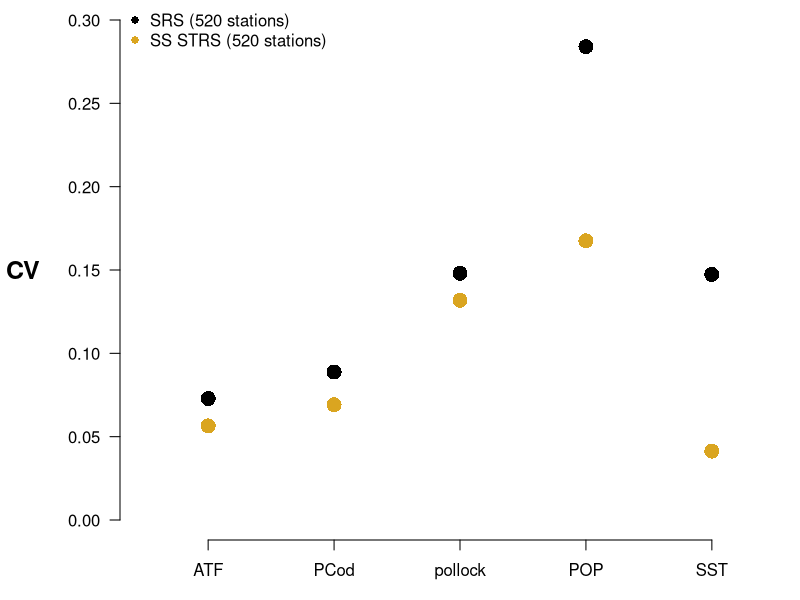
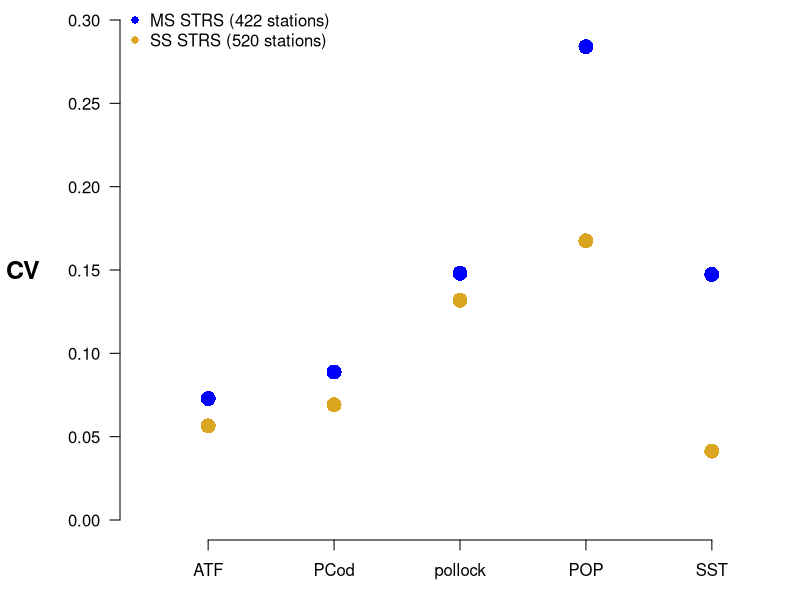
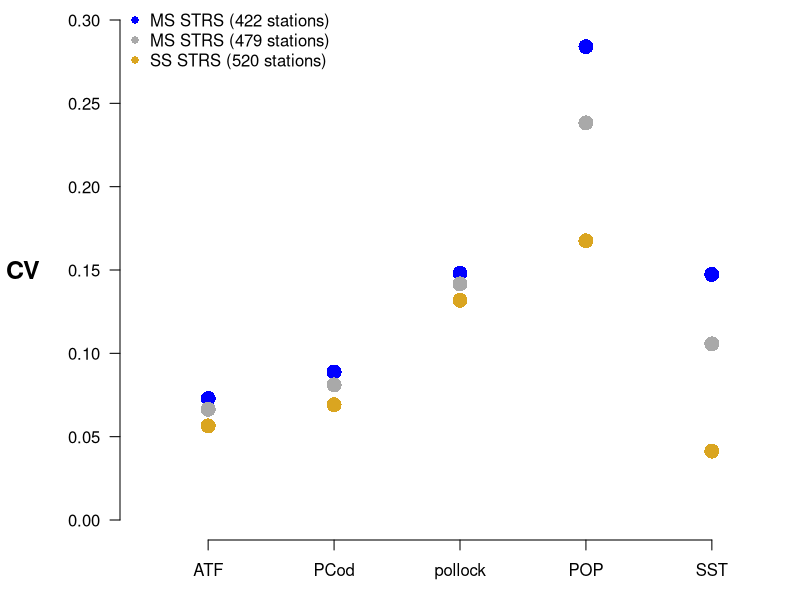
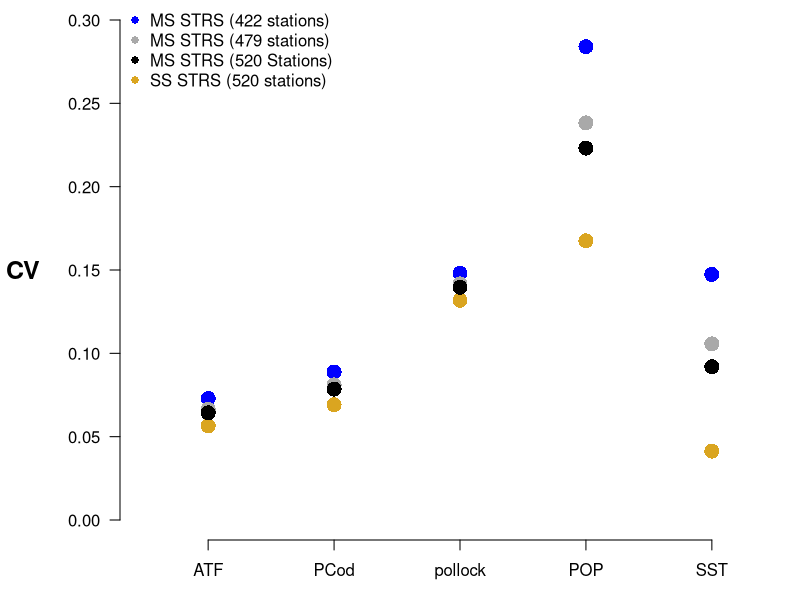

Write the R code that produced these figures, in order.
data <- read.csv("presentations/2023/RSCRUGS/bethel_algorithm.csv")


png(filename = "presentations/2023/RSCRUGS/plot0.png",
    width = 5, height = 6, units = "in", res = 500)
par(mar = c(3, 6, 0, 0))
plot(1, type = "n", xlim = c(0.5, 5.5), ylim = c(0, 0.3),
     axes = F, ann = F)
axis(side = 2, las = 1, cex = 1.5)
axis(side = 1, at = 1:5, cex = 1.5,
     labels = c("ATF", "PCod", "pollock", "POP", "SST"))
mtext(side = 2, "CV", las = 1, 4, font = 2, cex = 1.5)

points(data$CV[data$sampling.type == "SRS"],
       pch = 16, cex = 2)
points(data$CV[data$sampling.type == "single-species STRS"],
       pch = 16, col = "goldenrod", cex = 2)
legend("topleft", pch = 16, bty = "n",
       legend = c("SRS (520 stations)",
                  "SS STRS (520 stations)"),
       col = c("black", "goldenrod"))
dev.off()

png(filename = "presentations/2023/RSCRUGS/plot1.png",
    width = 5, height = 6, units = "in", res = 500)
par(mar = c(3, 6, 0, 0))
plot(1, type = "n", xlim = c(0.5, 5.5), ylim = c(0, 0.3),
     axes = F, ann = F)
axis(side = 2, las = 1, cex = 1.5)
axis(side = 1, at = 1:5, cex = 1.5,
     labels = c("ATF", "PCod", "pollock", "POP", "SST"))
mtext(side = 2, "CV", las = 1, 4, font = 2, cex = 1.5)
points(data$CV[data$sampling.type == "multi-species STRS" &
                 data$n == 422], cex = 2,
       pch = 16, col = "blue")
points(data$CV[data$sampling.type == "single-species STRS"],
       pch = 16, col = "goldenrod", cex = 2)
legend("topleft", pch = 16, bty = "n",
       legend = c("MS STRS (422 stations)",
                  "SS STRS (520 stations)"),
       col = c("blue", "goldenrod"))
dev.off()



png(filename = "presentations/2023/RSCRUGS/plot2.png",
    width = 5, height = 6, units = "in", res = 500)
par(mar = c(3, 6, 0, 0))
plot(1, type = "n", xlim = c(0.5, 5.5), ylim = c(0, 0.3),
     axes = F, ann = F)
axis(side = 2, las = 1, cex = 1.5)
axis(side = 1, at = 1:5, cex = 1.5,
     labels = c("ATF", "PCod", "pollock", "POP", "SST"))
mtext(side = 2, "CV", las = 1, 4, font = 2, cex = 1.5)
points(data$CV[data$sampling.type == "multi-species STRS" &
                 data$n == 422], cex = 2,
       pch = 16, col = "blue")
points(data$CV[data$sampling.type == "single-species STRS"],
       pch = 16, col = "goldenrod", cex = 2)

points(data$CV[data$sampling.type == "multi-species STRS" &
                 data$n == 479], cex = 2,
       pch = 16, col = "darkgrey")

legend("topleft", pch = 16, bty = "n",
       legend = c("MS STRS (422 stations)",
                  "MS STRS (479 stations)",
                  "SS STRS (520 stations)"),
       col = c("blue", "darkgrey", "goldenrod"))
dev.off()


png(filename = "presentations/2023/RSCRUGS/plot3.png",
    width = 5, height = 6, units = "in", res = 500)
par(mar = c(3, 6, 0, 0))
plot(1, type = "n", xlim = c(0.5, 5.5), ylim = c(0, 0.3),
     axes = F, ann = F)
axis(side = 2, las = 1, cex = 1.5)
axis(side = 1, at = 1:5, cex = 1.5,
     labels = c("ATF", "PCod", "pollock", "POP", "SST"))
mtext(side = 2, "CV", las = 1, 4, font = 2, cex = 1.5)
points(data$CV[data$sampling.type == "multi-species STRS" &
                 data$n == 422], cex = 2,
       pch = 16, col = "blue")
points(data$CV[data$sampling.type == "single-species STRS"],
       pch = 16, col = "goldenrod", cex = 2)

points(data$CV[data$sampling.type == "multi-species STRS" &
                 data$n == 479], cex = 2,
       pch = 16, col = "darkgrey")
points(data$CV[data$sampling.type == "multi-species STRS" &
                 data$n == 520], cex = 2,
       pch = 16, col = "black")

legend("topleft", pch = 16, bty = "n",
       legend = c("MS STRS (422 stations)",
                  "MS STRS (479 stations)",
                  "MS STRS (520 Stations)",
                  "SS STRS (520 stations)"),
       col = c("blue", "darkgrey", "black","goldenrod"))
dev.off()
